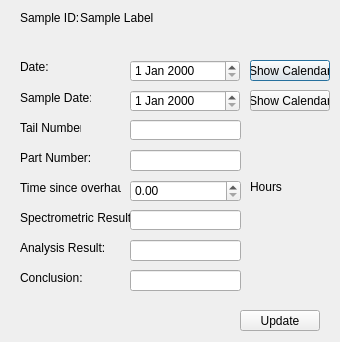
<?xml version="1.0" encoding="UTF-8"?>
<ui version="4.0">
 <class>Dialog</class>
 <widget class="QDialog" name="Dialog">
  <property name="geometry">
   <rect>
    <x>0</x>
    <y>0</y>
    <width>340</width>
    <height>342</height>
   </rect>
  </property>
  <property name="windowTitle">
   <string>Edit Entry</string>
  </property>
  <widget class="QLabel" name="label">
   <property name="geometry">
    <rect>
     <x>20</x>
     <y>60</y>
     <width>47</width>
     <height>13</height>
    </rect>
   </property>
   <property name="text">
    <string>Date:</string>
   </property>
  </widget>
  <widget class="QDateEdit" name="dateEdit">
   <property name="geometry">
    <rect>
     <x>130</x>
     <y>60</y>
     <width>110</width>
     <height>22</height>
    </rect>
   </property>
  </widget>
  <widget class="QDateEdit" name="sampleDateEdit">
   <property name="geometry">
    <rect>
     <x>130</x>
     <y>90</y>
     <width>110</width>
     <height>22</height>
    </rect>
   </property>
  </widget>
  <widget class="QLabel" name="label_2">
   <property name="geometry">
    <rect>
     <x>20</x>
     <y>90</y>
     <width>71</width>
     <height>16</height>
    </rect>
   </property>
   <property name="text">
    <string>Sample Date:</string>
   </property>
  </widget>
  <widget class="QLabel" name="label_3">
   <property name="geometry">
    <rect>
     <x>20</x>
     <y>10</y>
     <width>91</width>
     <height>16</height>
    </rect>
   </property>
   <property name="text">
    <string>Sample ID:</string>
   </property>
  </widget>
  <widget class="QLabel" name="sampleLabel">
   <property name="geometry">
    <rect>
     <x>80</x>
     <y>10</y>
     <width>91</width>
     <height>16</height>
    </rect>
   </property>
   <property name="text">
    <string>Sample Label</string>
   </property>
  </widget>
  <widget class="QLineEdit" name="partNumEdit">
   <property name="geometry">
    <rect>
     <x>130</x>
     <y>150</y>
     <width>111</width>
     <height>21</height>
    </rect>
   </property>
  </widget>
  <widget class="QLineEdit" name="tailNumEdit">
   <property name="geometry">
    <rect>
     <x>130</x>
     <y>120</y>
     <width>111</width>
     <height>20</height>
    </rect>
   </property>
  </widget>
  <widget class="QDoubleSpinBox" name="overhaulTimeEdit">
   <property name="geometry">
    <rect>
     <x>130</x>
     <y>180</y>
     <width>111</width>
     <height>22</height>
    </rect>
   </property>
   <property name="maximum">
    <double>10000000000.000000000000000</double>
   </property>
  </widget>
  <widget class="QLabel" name="label_7">
   <property name="geometry">
    <rect>
     <x>20</x>
     <y>180</y>
     <width>101</width>
     <height>16</height>
    </rect>
   </property>
   <property name="text">
    <string>Time since overhaul:</string>
   </property>
  </widget>
  <widget class="QLabel" name="label_14">
   <property name="geometry">
    <rect>
     <x>250</x>
     <y>180</y>
     <width>47</width>
     <height>13</height>
    </rect>
   </property>
   <property name="text">
    <string>Hours</string>
   </property>
  </widget>
  <widget class="QLabel" name="label_5">
   <property name="geometry">
    <rect>
     <x>20</x>
     <y>120</y>
     <width>61</width>
     <height>16</height>
    </rect>
   </property>
   <property name="text">
    <string>Tail Number:</string>
   </property>
  </widget>
  <widget class="QLabel" name="label_6">
   <property name="geometry">
    <rect>
     <x>20</x>
     <y>150</y>
     <width>71</width>
     <height>16</height>
    </rect>
   </property>
   <property name="text">
    <string>Part Number:</string>
   </property>
  </widget>
  <widget class="QPushButton" name="dateButton">
   <property name="geometry">
    <rect>
     <x>250</x>
     <y>60</y>
     <width>80</width>
     <height>21</height>
    </rect>
   </property>
   <property name="text">
    <string>Show Calendar</string>
   </property>
  </widget>
  <widget class="QPushButton" name="sampleDateButton">
   <property name="geometry">
    <rect>
     <x>250</x>
     <y>90</y>
     <width>80</width>
     <height>21</height>
    </rect>
   </property>
   <property name="text">
    <string>Show Calendar</string>
   </property>
  </widget>
  <widget class="QLabel" name="label_8">
   <property name="geometry">
    <rect>
     <x>20</x>
     <y>210</y>
     <width>111</width>
     <height>16</height>
    </rect>
   </property>
   <property name="text">
    <string>Spectrometric Result:</string>
   </property>
  </widget>
  <widget class="QLabel" name="label_9">
   <property name="geometry">
    <rect>
     <x>20</x>
     <y>240</y>
     <width>91</width>
     <height>16</height>
    </rect>
   </property>
   <property name="text">
    <string>Analysis Result:</string>
   </property>
  </widget>
  <widget class="QLineEdit" name="specEdit">
   <property name="geometry">
    <rect>
     <x>130</x>
     <y>210</y>
     <width>111</width>
     <height>20</height>
    </rect>
   </property>
   <property name="text">
    <string/>
   </property>
  </widget>
  <widget class="QLineEdit" name="analysisEdit">
   <property name="geometry">
    <rect>
     <x>130</x>
     <y>240</y>
     <width>111</width>
     <height>21</height>
    </rect>
   </property>
  </widget>
  <widget class="QLabel" name="label_10">
   <property name="geometry">
    <rect>
     <x>20</x>
     <y>270</y>
     <width>71</width>
     <height>16</height>
    </rect>
   </property>
   <property name="text">
    <string>Conclusion:</string>
   </property>
  </widget>
  <widget class="QLineEdit" name="concEdit">
   <property name="geometry">
    <rect>
     <x>130</x>
     <y>270</y>
     <width>111</width>
     <height>21</height>
    </rect>
   </property>
  </widget>
  <widget class="QPushButton" name="updateButton">
   <property name="geometry">
    <rect>
     <x>240</x>
     <y>310</y>
     <width>80</width>
     <height>21</height>
    </rect>
   </property>
   <property name="text">
    <string>Update</string>
   </property>
  </widget>
 </widget>
 <resources/>
 <connections/>
</ui>
